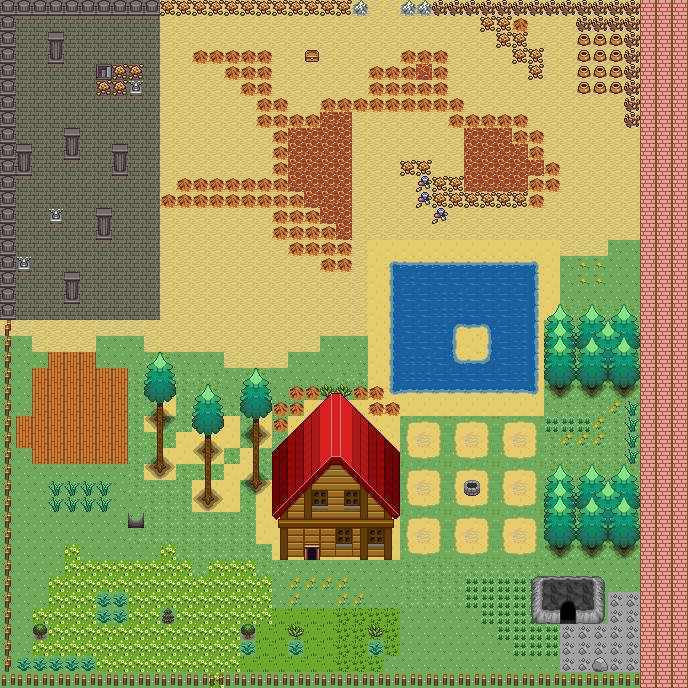

This is a level from a 2D game, rendered from its Tiled map with the project's own tilesets. A one-line summary and the map file follow, with tile-layer data summarised:
An orthogonal 43x43 tile map with 16x16 px tiles, 5 tile layers (sub_bg, background, exits, spikes, ...), 2 tilesets.

<map version="1.0" orientation="orthogonal" renderorder="right-down" width="43" height="43" tilewidth="16" tileheight="16" nextobjectid="1">
 <tileset firstgid="1" name="basictiles" tilewidth="16" tileheight="16" tilecount="120" columns="8">
  <image source="basictiles.png" width="128" height="240" />
 </tileset>
 <tileset firstgid="121" name="pokegametiles" tilewidth="16" tileheight="16" tilecount="624" columns="16">
  <image source="spritesheet_small.png" width="256" height="625" />
 </tileset>
 <layer name="sub_bg" width="43" height="43">
  <data>[1849 cells, 1086 non-empty, 11 distinct tile ids]</data>
 </layer>
 <layer name="background" width="43" height="43">
  <data>[1849 cells, 732 non-empty, 38 distinct tile ids]</data>
 </layer>
 <layer name="exits" width="43" height="43">
  <data>[1849 cells, 3 non-empty, 3 distinct tile ids]</data>
 </layer>
 <layer name="spikes" width="43" height="43">
  <data>[1849 cells, 41 non-empty, 2 distinct tile ids]</data>
 </layer>
 <layer name="walls" width="43" height="43">
  <data>[1849 cells, 702 non-empty, 175 distinct tile ids]</data>
 </layer>
</map>
